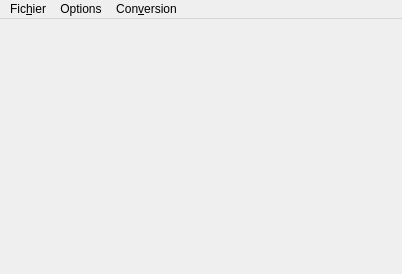
<?xml version="1.0" encoding="UTF-8"?>
<ui version="4.0">
 <class>MainWindow</class>
 <widget class="QMainWindow" name="MainWindow">
  <property name="enabled">
   <bool>true</bool>
  </property>
  <property name="geometry">
   <rect>
    <x>0</x>
    <y>0</y>
    <width>402</width>
    <height>274</height>
   </rect>
  </property>
  <property name="windowTitle">
   <string>Fenetre</string>
  </property>
  <property name="autoFillBackground">
   <bool>true</bool>
  </property>
  <widget class="QWidget" name="centralWidget">
   <widget class="QLabel" name="backgroundLabel">
    <property name="geometry">
     <rect>
      <x>-9</x>
      <y>0</y>
      <width>411</width>
      <height>251</height>
     </rect>
    </property>
    <property name="autoFillBackground">
     <bool>true</bool>
    </property>
    <property name="text">
     <string/>
    </property>
    <property name="pixmap">
     <pixmap resource="image.qrc">:/resources/background.jpg</pixmap>
    </property>
    <property name="scaledContents">
     <bool>true</bool>
    </property>
   </widget>
  </widget>
  <widget class="QMenuBar" name="menuBar">
   <property name="geometry">
    <rect>
     <x>0</x>
     <y>0</y>
     <width>402</width>
     <height>25</height>
    </rect>
   </property>
   <widget class="QMenu" name="menuFichier">
    <property name="title">
     <string>Fic&amp;hier</string>
    </property>
    <addaction name="separator"/>
    <addaction name="actionOuvrir"/>
    <addaction name="actionQuitter"/>
   </widget>
   <widget class="QMenu" name="menuAbout">
    <property name="title">
     <string>Options</string>
    </property>
    <addaction name="actionA_propos"/>
    <addaction name="separator"/>
   </widget>
   <widget class="QMenu" name="menuConversion">
    <property name="title">
     <string>Con&amp;version</string>
    </property>
    <addaction name="actionSobel"/>
    <addaction name="actionLaplace"/>
    <addaction name="separator"/>
    <addaction name="actionCv_Mat"/>
    <addaction name="separator"/>
    <addaction name="actionCarte_de_Disparit"/>
   </widget>
   <addaction name="menuFichier"/>
   <addaction name="menuAbout"/>
   <addaction name="menuConversion"/>
  </widget>
  <action name="actionA_propos">
   <property name="text">
    <string>&amp;A propos</string>
   </property>
  </action>
  <action name="actionOuvrir">
   <property name="text">
    <string>&amp;Ouvrir</string>
   </property>
  </action>
  <action name="actionQuitter">
   <property name="text">
    <string>&amp;Quitter</string>
   </property>
  </action>
  <action name="actionSobel">
   <property name="text">
    <string>&amp;Sobel</string>
   </property>
  </action>
  <action name="actionLaplace">
   <property name="text">
    <string>&amp;Laplace</string>
   </property>
  </action>
  <action name="actionCv_Mat">
   <property name="text">
    <string>&amp;cv::Mat</string>
   </property>
  </action>
  <action name="actionCarte_de_Disparit">
   <property name="text">
    <string>Carte de Disparité</string>
   </property>
  </action>
 </widget>
 <layoutdefault spacing="6" margin="11"/>
 <resources>
  <include location="image.qrc"/>
 </resources>
 <connections/>
</ui>
